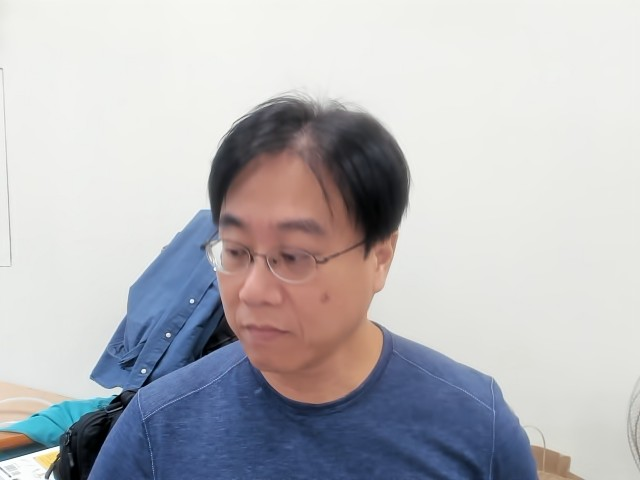
#> input picture py-opencv/image/1.jpg, 640 x 480 px, given in place of the camera
$ python detect.py
#> lines starting #> are read from the running program, lines starting #| are printed output that depends on the picture; after the words box and inside, x2 and y2 are one past the last pixel; in counts of white or black regions, pixels touching at a corner belong together
import cv2
recognizer = cv2.face.LBPHFaceRecognizer_create()         # 啟用訓練人臉模型方法
recognizer.read('face.yml')                               # 讀取人臉模型檔
cascade_path = "haarcascade_frontalface_default.xml"  # 載入人臉追蹤模型
face_cascade = cv2.CascadeClassifier(cascade_path)        # 啟用人臉追蹤

cap = cv2.VideoCapture(0)                                 # 開啟攝影機
if not cap.isOpened():
    print("Can not open camera")
    exit()
while True:
    ret, img = cap.read()
#> img is the input picture: shape (480, 640, 3); mean B, G, R 188.5, 184.4, 184.5
    if not ret:
        print("Cannot receive frame")
        break
    img = cv2.resize(img,(640,480))              # 縮小尺寸，加快辨識效率
    gray = cv2.cvtColor(img,cv2.COLOR_BGR2GRAY)  # 轉換成黑白
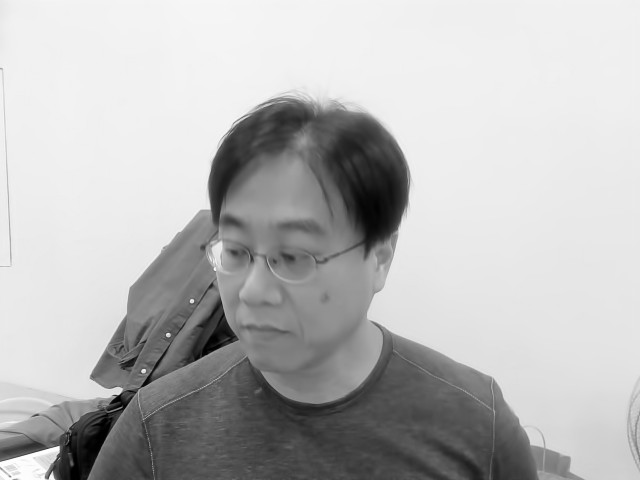
#> gray: shape (480, 640); min 0, max 255, mean 184.9
    faces = face_cascade.detectMultiScale(gray)  # 追蹤人臉 ( 目的在於標記出外框 )
#> faces = [[189, 176, 182, 182]]

    # 建立姓名和 id 的對照表
    name = {
        '1':'Tseng',
        '2':'Trump',
        '3':'oxxostudio'
    }

    # 依序判斷每張臉屬於哪個 id
    for(x,y,w,h) in faces:
        cv2.rectangle(img,(x,y),(x+w,y+h),(0,255,0),2)            # 標記人臉外框
        idnum,confidence = recognizer.predict(gray[y:y+h,x:x+w])  # 取出 id 號碼以及信心指數 confidence
        if confidence < 10:
            text = name[str(idnum)]                               # 如果信心指數小於 60，取得對應的名字
        else:
            text = '???'                                          # 不然名字就是 ???
        # 在人臉外框旁加上名字
        cv2.putText(img, text, (x,y-5),cv2.FONT_HERSHEY_SIMPLEX, 1, (0,255,0), 2, cv2.LINE_AA)
#> this loop made 1 pass
#> (x, y, w, h, idnum, confidence, text) on pass 1: (189, 176, 182, 182, 1, 0, 'Tseng')
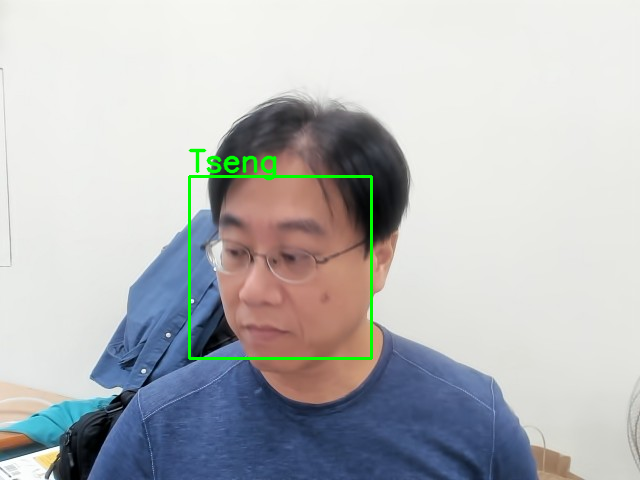
#> img: shape (480, 640, 3); 1.07% of pixels changed, all inside (x1, y1, x2, y2) = (188, 148, 373, 360)

    cv2.imshow('oxxostudio', img)
    if cv2.waitKey(5) == ord('q'):
#> (key q is pressed here)
        break    # 按下 q 鍵停止
cap.release()
cv2.destroyAllWindows()
